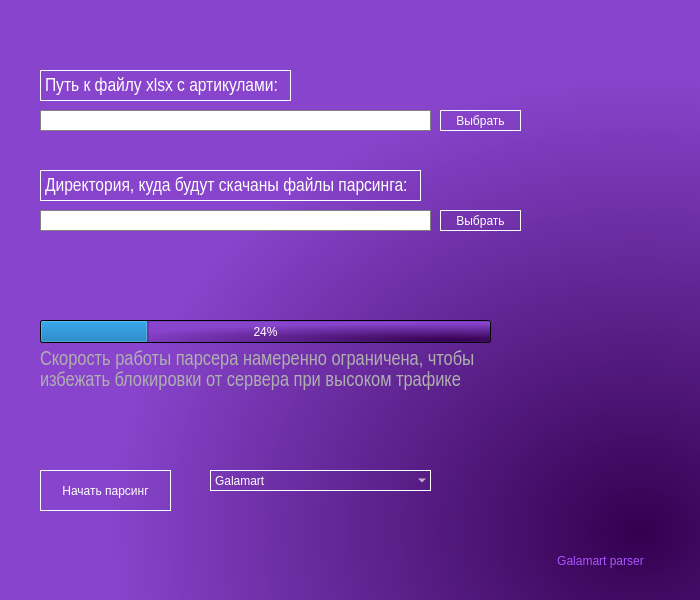
<?xml version="1.0" encoding="UTF-8"?>
<ui version="4.0">
 <class>MainWindow</class>
 <widget class="QMainWindow" name="MainWindow">
  <property name="enabled">
   <bool>true</bool>
  </property>
  <property name="geometry">
   <rect>
    <x>0</x>
    <y>0</y>
    <width>700</width>
    <height>600</height>
   </rect>
  </property>
  <property name="sizePolicy">
   <sizepolicy hsizetype="Fixed" vsizetype="Fixed">
    <horstretch>0</horstretch>
    <verstretch>0</verstretch>
   </sizepolicy>
  </property>
  <property name="minimumSize">
   <size>
    <width>700</width>
    <height>600</height>
   </size>
  </property>
  <property name="maximumSize">
   <size>
    <width>700</width>
    <height>600</height>
   </size>
  </property>
  <property name="font">
   <font>
    <family>Arial Narrow</family>
    <pointsize>14</pointsize>
   </font>
  </property>
  <property name="windowTitle">
   <string>Парсер</string>
  </property>
  <property name="styleSheet">
   <string notr="true">background-color: qradialgradient(spread:pad, cx:0.91, cy:0.881045, radius:0.766, fx:0.914091, fy:0.886, stop:0 rgba(51, 0, 79, 255), stop:0.982955 rgba(136, 68, 204, 255));</string>
  </property>
  <property name="tabShape">
   <enum>QTabWidget::Rounded</enum>
  </property>
  <widget class="QWidget" name="centralwidget">
   <property name="enabled">
    <bool>true</bool>
   </property>
   <widget class="QLabel" name="label_vendors">
    <property name="geometry">
     <rect>
      <x>40</x>
      <y>70</y>
      <width>251</width>
      <height>31</height>
     </rect>
    </property>
    <property name="sizePolicy">
     <sizepolicy hsizetype="Fixed" vsizetype="Fixed">
      <horstretch>0</horstretch>
      <verstretch>0</verstretch>
     </sizepolicy>
    </property>
    <property name="font">
     <font>
      <family>Arial Narrow</family>
      <pointsize>14</pointsize>
     </font>
    </property>
    <property name="styleSheet">
     <string notr="true">color: rgb(255, 255, 255);
background-color: rgba(0, 0, 0, 0);
</string>
    </property>
    <property name="frameShape">
     <enum>QFrame::Box</enum>
    </property>
    <property name="text">
     <string>Путь к файлу xlsx с артикулами:</string>
    </property>
   </widget>
   <widget class="QLineEdit" name="line_edit_vendors">
    <property name="geometry">
     <rect>
      <x>40</x>
      <y>110</y>
      <width>391</width>
      <height>21</height>
     </rect>
    </property>
    <property name="styleSheet">
     <string notr="true">background-color: rgb(255, 255, 255);
color: rgb(0, 0, 0);
border: 1px solid gray;</string>
    </property>
    <property name="readOnly">
     <bool>true</bool>
    </property>
   </widget>
   <widget class="QPushButton" name="button_choose_vendors">
    <property name="geometry">
     <rect>
      <x>440</x>
      <y>110</y>
      <width>81</width>
      <height>21</height>
     </rect>
    </property>
    <property name="sizePolicy">
     <sizepolicy hsizetype="Fixed" vsizetype="Fixed">
      <horstretch>0</horstretch>
      <verstretch>0</verstretch>
     </sizepolicy>
    </property>
    <property name="styleSheet">
     <string notr="true">color: rgb(255, 255, 255);
background-color: rgba(255, 255, 255, 0);
font: 14pt &quot;Arial Narrow&quot;;
border: 1px solid white;</string>
    </property>
    <property name="text">
     <string>Выбрать</string>
    </property>
   </widget>
   <widget class="QLineEdit" name="line_edit_download">
    <property name="geometry">
     <rect>
      <x>40</x>
      <y>210</y>
      <width>391</width>
      <height>21</height>
     </rect>
    </property>
    <property name="styleSheet">
     <string notr="true">background-color: rgb(255, 255, 255);
color: rgb(0, 0, 0);
border: 1px solid gray;</string>
    </property>
    <property name="readOnly">
     <bool>true</bool>
    </property>
   </widget>
   <widget class="QPushButton" name="button_choose_download">
    <property name="geometry">
     <rect>
      <x>440</x>
      <y>210</y>
      <width>81</width>
      <height>21</height>
     </rect>
    </property>
    <property name="sizePolicy">
     <sizepolicy hsizetype="Fixed" vsizetype="Fixed">
      <horstretch>0</horstretch>
      <verstretch>0</verstretch>
     </sizepolicy>
    </property>
    <property name="styleSheet">
     <string notr="true">color: rgb(255, 255, 255);
background-color: rgba(255, 255, 255, 0);
font: 14pt &quot;Arial Narrow&quot;;
border: 1px solid white;</string>
    </property>
    <property name="text">
     <string>Выбрать</string>
    </property>
   </widget>
   <widget class="QLabel" name="label_download">
    <property name="geometry">
     <rect>
      <x>40</x>
      <y>170</y>
      <width>381</width>
      <height>31</height>
     </rect>
    </property>
    <property name="sizePolicy">
     <sizepolicy hsizetype="Fixed" vsizetype="Fixed">
      <horstretch>0</horstretch>
      <verstretch>0</verstretch>
     </sizepolicy>
    </property>
    <property name="font">
     <font>
      <family>Arial Narrow</family>
      <pointsize>14</pointsize>
     </font>
    </property>
    <property name="styleSheet">
     <string notr="true">color: rgb(255, 255, 255);
background-color: rgba(0, 0, 0, 0);
</string>
    </property>
    <property name="frameShape">
     <enum>QFrame::Box</enum>
    </property>
    <property name="text">
     <string>Директория, куда будут скачаны файлы парсинга:</string>
    </property>
   </widget>
   <widget class="QLabel" name="label_parser_site">
    <property name="geometry">
     <rect>
      <x>490</x>
      <y>520</y>
      <width>221</width>
      <height>81</height>
     </rect>
    </property>
    <property name="sizePolicy">
     <sizepolicy hsizetype="Fixed" vsizetype="Fixed">
      <horstretch>0</horstretch>
      <verstretch>0</verstretch>
     </sizepolicy>
    </property>
    <property name="styleSheet">
     <string notr="true">color: rgb(170, 85, 255);
background-color: rgba(255, 255, 255, 0);
font: 22pt &quot;Arial Narrow&quot;;</string>
    </property>
    <property name="text">
     <string>Galamart parser</string>
    </property>
    <property name="alignment">
     <set>Qt::AlignCenter</set>
    </property>
   </widget>
   <widget class="QProgressBar" name="progress_bar">
    <property name="geometry">
     <rect>
      <x>40</x>
      <y>320</y>
      <width>451</width>
      <height>23</height>
     </rect>
    </property>
    <property name="styleSheet">
     <string notr="true">color: rgb(255, 255, 255);
font: 11pt &quot;Arial Narrow&quot;;</string>
    </property>
    <property name="value">
     <number>24</number>
    </property>
   </widget>
   <widget class="QPushButton" name="button_start">
    <property name="geometry">
     <rect>
      <x>40</x>
      <y>470</y>
      <width>131</width>
      <height>41</height>
     </rect>
    </property>
    <property name="sizePolicy">
     <sizepolicy hsizetype="Fixed" vsizetype="Fixed">
      <horstretch>0</horstretch>
      <verstretch>0</verstretch>
     </sizepolicy>
    </property>
    <property name="styleSheet">
     <string notr="true">color: rgb(255, 255, 255);
background-color: rgba(255, 255, 255, 0);
font: 14pt &quot;Arial Narrow&quot;;
border: 1px solid white;
</string>
    </property>
    <property name="text">
     <string>Начать парсинг</string>
    </property>
   </widget>
   <widget class="QLabel" name="label_pb_tip">
    <property name="geometry">
     <rect>
      <x>40</x>
      <y>340</y>
      <width>491</width>
      <height>61</height>
     </rect>
    </property>
    <property name="sizePolicy">
     <sizepolicy hsizetype="Fixed" vsizetype="Fixed">
      <horstretch>0</horstretch>
      <verstretch>0</verstretch>
     </sizepolicy>
    </property>
    <property name="font">
     <font>
      <family>Arial Narrow</family>
      <pointsize>15</pointsize>
      <weight>50</weight>
      <italic>false</italic>
      <bold>false</bold>
     </font>
    </property>
    <property name="styleSheet">
     <string notr="true">color: rgb(175, 175, 175);
font: 15pt &quot;Arial Narrow&quot;;
background-color: rgba(0, 0, 0, 0);
</string>
    </property>
    <property name="frameShape">
     <enum>QFrame::NoFrame</enum>
    </property>
    <property name="text">
     <string>Скорость работы парсера намеренно ограничена, чтобы
избежать блокировки от сервера при высоком трафике</string>
    </property>
   </widget>
   <widget class="QComboBox" name="choose_parser_cb">
    <property name="geometry">
     <rect>
      <x>210</x>
      <y>470</y>
      <width>221</width>
      <height>21</height>
     </rect>
    </property>
    <property name="sizePolicy">
     <sizepolicy hsizetype="Fixed" vsizetype="Fixed">
      <horstretch>0</horstretch>
      <verstretch>0</verstretch>
     </sizepolicy>
    </property>
    <property name="styleSheet">
     <string notr="true">color: rgb(255, 255, 255);
background-color: rgba(255, 255, 255, 0);
font: 14pt &quot;Arial Narrow&quot;;
border: 1px solid white;</string>
    </property>
    <item>
     <property name="text">
      <string>Galamart</string>
     </property>
    </item>
    <item>
     <property name="text">
      <string>RcVostok</string>
     </property>
    </item>
   </widget>
  </widget>
 </widget>
 <resources/>
 <connections/>
</ui>
